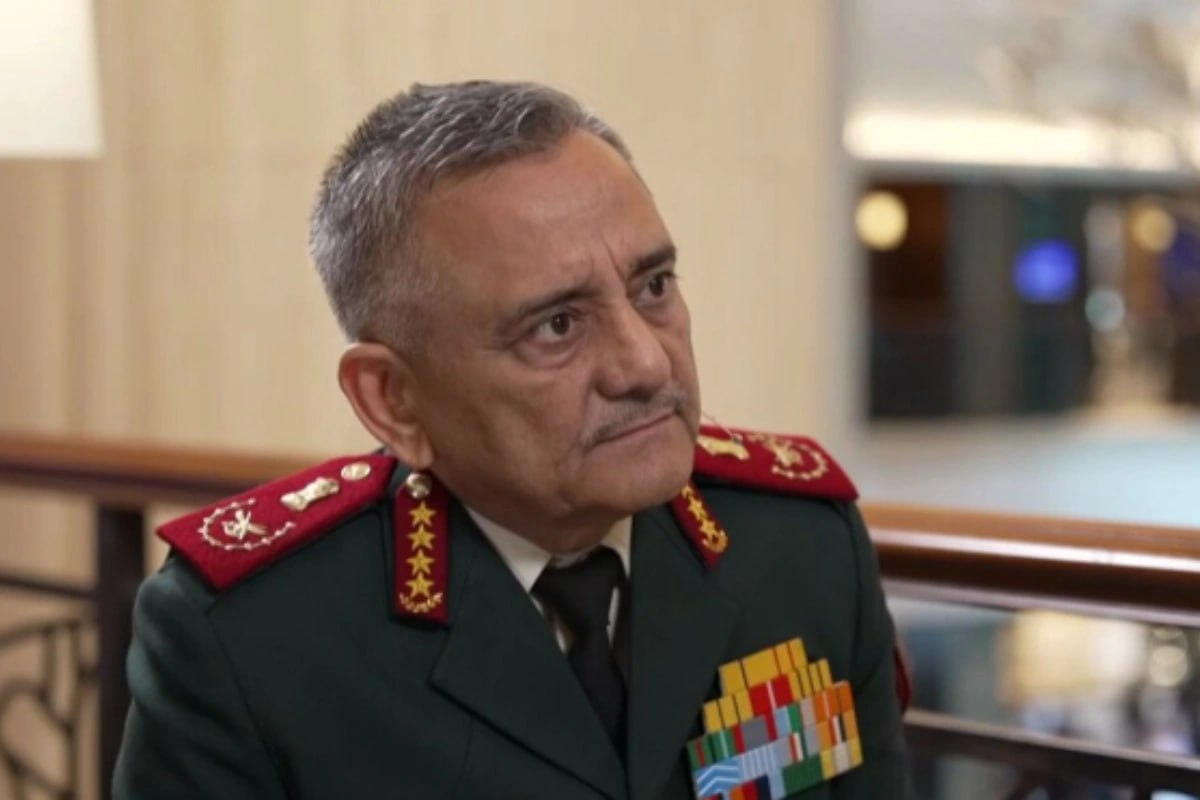
#> input picture photo_2025-05-31_12-13-38.jpg, 1200 x 800 px
$ python -i utils.py   (imports and definitions only)
#> lines starting #> are read from the running program, lines starting #| are printed output that depends on the picture
import hashlib
import csv
import os
from datetime import datetime
import requests
from PIL import Image
# Removed numpy dependency - using PIL only for image processing
import re

# [6 lines left out: function get_sent_hashes, not called in this run]

def save_sent_hash(content_hash, file_path="sent_hashes.txt"):
    with open(file_path, "a") as f:
        f.write(content_hash + "\n")

# [57 lines left out: functions get_content_similarity_hash, is_similar_content, log_gpt_interaction, send_to_telegram, not called in this run]

def is_image_red_or_black_heavy(image_path, threshold=0.7):
#> called with image_path = 'photo_2025-05-31_12-13-38.jpg', threshold = 0.7
    try:
        image = Image.open(image_path).convert('RGB')
#> image is the input picture: PIL image 1200x800 RGB; mean R, G, B 128.3, 110.9, 96.9
        image = image.resize((100, 100))
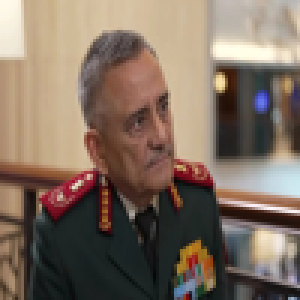
#> image: PIL image 100x100 RGB (shown 3 times larger); mean R, G, B 128.3, 110.9, 96.9

        # Count pixels using PIL without numpy
        total_pixels = image.width * image.height
#> total_pixels = 10000
        red_pixels = 0
        black_pixels = 0

        # Iterate through pixels
        for x in range(image.width):
            for y in range(image.height):
                r, g, b = image.getpixel((x, y))

                # Check for red pixels (high red, low green/blue)
                if r > 150 and g < 80 and b < 80:
                    red_pixels += 1

                # Check for black pixels (all values low)
                elif r < 50 and g < 50 and b < 50:
                    black_pixels += 1
#> after the loop, black_pixels = 2230; red_pixels = 46

        ratio = (red_pixels + black_pixels) / total_pixels
#> ratio = 0.228
        return ratio >= threshold
    except Exception as e:
        print(f"[COLOR FILTER ERROR] {e}")
        return False

def remove_hashtags(text):
    import re
    return re.sub(r"#\S+\s*", "", text)

>>> result = is_image_red_or_black_heavy('photo_2025-05-31_12-13-38.jpg')
#> result = False

$ run again, on photo_2025-05-31_12-27-29.jpg
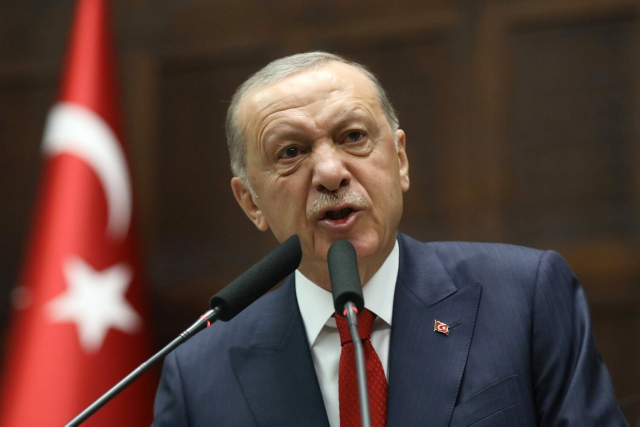
#> input picture photo_2025-05-31_12-27-29.jpg, 1280 x 853 px (shown at 1/2 size)
#> in is_image_red_or_black_heavy, image is the input picture: PIL image 1280x853 RGB; mean R, G, B 87.2, 63.8, 57.4
#> in is_image_red_or_black_heavy, `image = image.resize((100, 100))`:
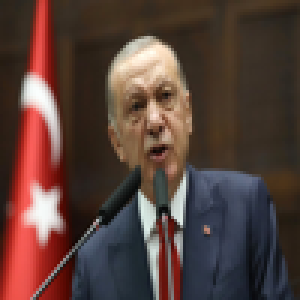
#> image: PIL image 100x100 RGB (shown 3 times larger); mean R, G, B 87.2, 63.8, 57.5
#> after the loop in is_image_red_or_black_heavy, `for x in range(image.width):`: black_pixels = 2058; red_pixels = 444
#> ratio = 0.25
#> result = False

$ run again, on photo_2025-05-31_12-34-12.jpg
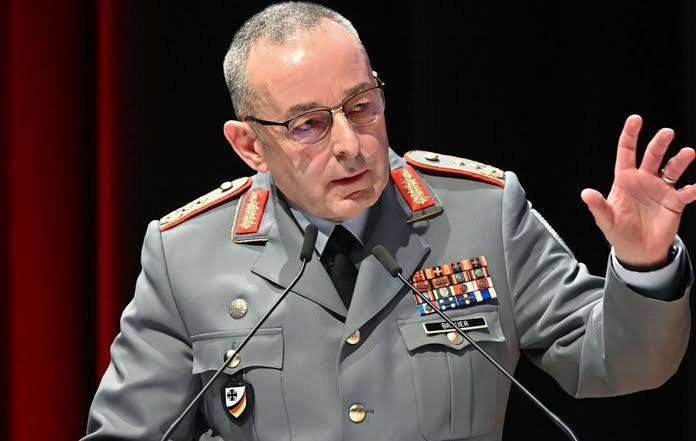
#> input picture photo_2025-05-31_12-34-12.jpg, 696 x 441 px
#> in is_image_red_or_black_heavy, image is the input picture: PIL image 696x441 RGB; mean R, G, B 82.1, 65.6, 63
#> in is_image_red_or_black_heavy, `image = image.resize((100, 100))`:
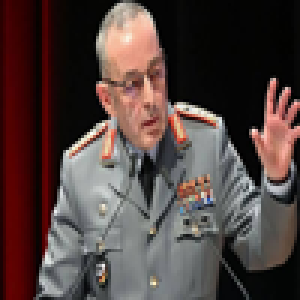
#> image: PIL image 100x100 RGB (shown 3 times larger); mean R, G, B 82.1, 65.6, 63
#> after the loop in is_image_red_or_black_heavy, `for x in range(image.width):`: black_pixels = 3855; red_pixels = 13
#> ratio = 0.387
#> result = False

$ run again, on photo_2025-05-31_13-09-27.jpg
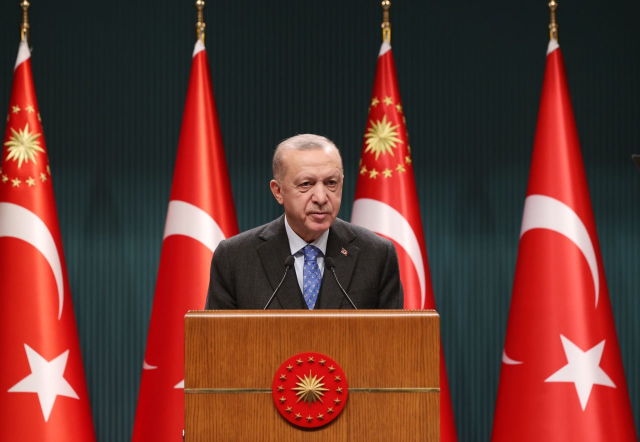
#> input picture photo_2025-05-31_13-09-27.jpg, 1280 x 883 px (shown at 1/2 size)
#> in is_image_red_or_black_heavy, image is the input picture: PIL image 1280x883 RGB; mean R, G, B 102.4, 54.8, 47.7
#> in is_image_red_or_black_heavy, `image = image.resize((100, 100))`:
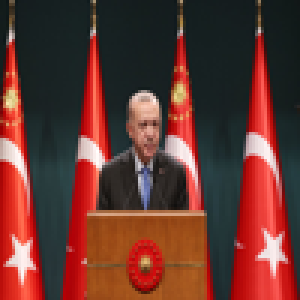
#> image: PIL image 100x100 RGB (shown 3 times larger); mean R, G, B 102.4, 54.8, 47.7
#> after the loop in is_image_red_or_black_heavy, `for x in range(image.width):`: black_pixels = 3994; red_pixels = 2304
#> ratio = 0.63
#> result = False
